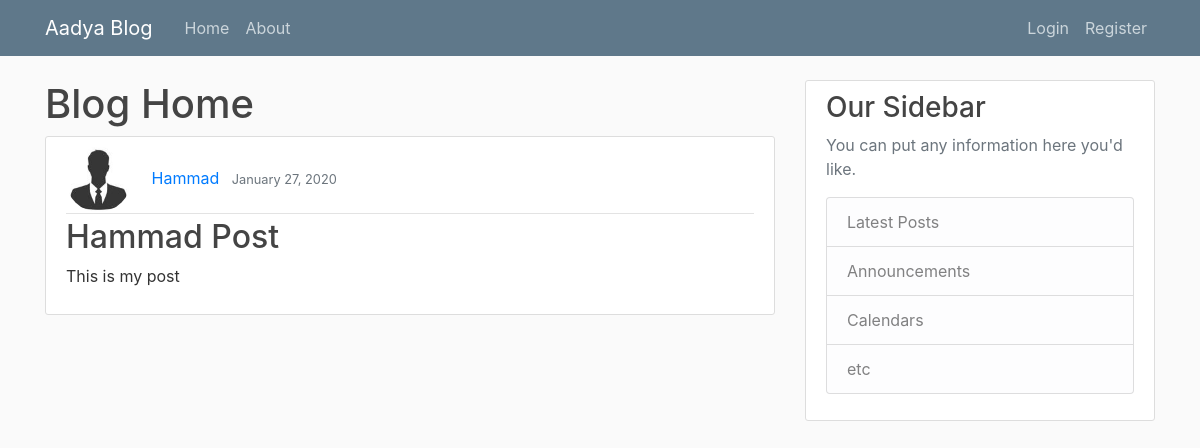
Screenshot of /post/7/ with the database file from the repository.
### blog/models.py (models this page shows, shortened)
class Post(models.Model):
    title = models.CharField(max_length=100)
    content = models.TextField()
    date_posted = models.DateTimeField(default=timezone.now)
    author= models.ForeignKey(User, on_delete=models.CASCADE)

### users/models.py (models this page shows, shortened)
class Profile(models.Model):
    user = models.OneToOneField(User, on_delete=models.CASCADE)
    image = models.ImageField(default='default.jpg', upload_to='profile_pics')

### blog/views.py (the view)
# urls.py: path('post/<int:pk>/', PostDetailView.as_view(), name='post-detail'),
class PostDetailView(DetailView):
    model = Post

### blog/templates/blog/post_detail.html (shortened to what this page needs)
{% extends "blog/base.html" %}
{% block content%}
    <h1>Blog Home</h1>
    <article class="media content-section">
      <div class="media-body">
        <div class="article-metadata">
            <img class="rounded-circle article-img" src ="{{ object.author.profile.image.url}}">
          <a class="mr-2" href="{% url 'user-posts' object.author.username %}">{{ object.author }}</a>
          <small class="text-muted">{{ object.date_posted|date:"F d, Y" }}</small>
        </div>
        <h2 class="article-title"> {{ object.title }}</h2>
        <p class="article-content">{{ object.content }}</p>
      </div>
    </article>
{% endblock content %}

### blog/static/blog/main.css (style rules this page uses)
body { background: #fafafa; color: #333333; margin-top: 5rem; }
h1, h2, h3, h4, h5, h6 { color: #444444; }
.content-section { background: #ffffff; padding: 10px 20px; border: 1px solid #dddddd; border-radius: 3px; margin-bottom: 20px; }
.article-title { color: #444444; }
.article-content { white-space: pre-line; }
.article-img { height: 65px; width: 65px; margin-right: 16px; }
.article-metadata { padding-bottom: 1px; margin-bottom: 4px; border-bottom: 1px solid #e3e3e3 }

### rows the page displays
Post: author.profile.image (placeholder picture), author "Hammad", date_posted "January 27, 2020", title "Hammad Post", content "This is my post"
